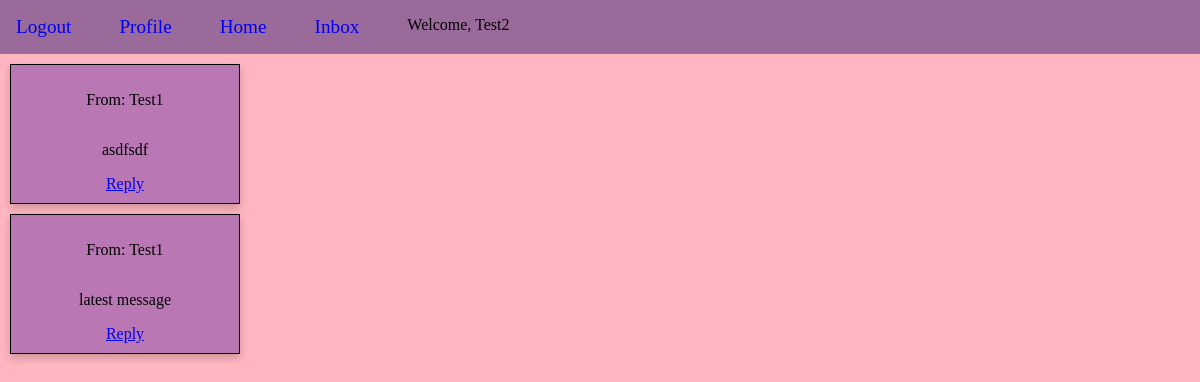
The page /inbox/ (signed in) on the database as committed earlier.
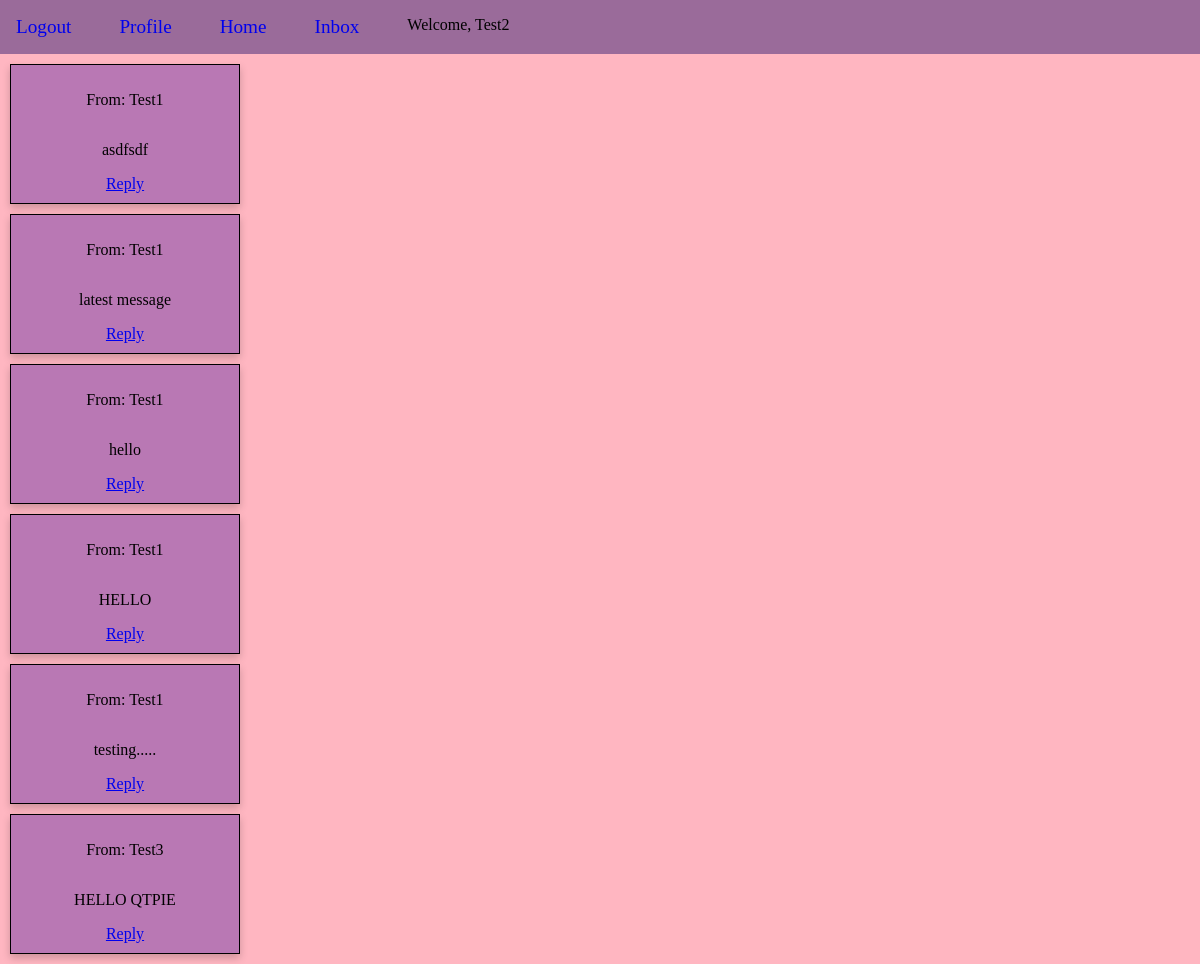
The same page on the database as committed later.
### app/models.py (models this page shows)
class Message(models.Model):
    sender = models.ForeignKey(
        Profile, on_delete=models.CASCADE, null=True, related_name="sent_messages"
    )
    recipient = models.ForeignKey(
        Profile, on_delete=models.CASCADE, related_name="received_messages", null=True
    )
    content = models.TextField(null=True)
    status = models.BooleanField(default=False, null=True)
    received_date = models.DateTimeField(auto_now_add=True, null=True)
    parent_message = models.ForeignKey(
        "self", on_delete=models.CASCADE, null=True, blank=True, related_name="replies"
    )

class Profile(models.Model):
    user = models.OneToOneField(User, null=True, on_delete=models.CASCADE)
    first_name = models.CharField(null=True, max_length=255)
    last_name = models.CharField(null=True, max_length=255)

### app/views.py (the view)
# urls.py: path('inbox/', inbox, name='inbox'),
@login_required
def inbox(request):
    user = request.user.profile
    received_messages = Message.objects.filter(recipient=user)
    return render(request, 'inbox.html', {'received_messages': received_messages})

### app/templates/inbox.html
{% extends "base.html" %}
{% block content %}
{% for message in received_messages %}
    <div class="inboxMSGs">
        <p>From: {{ message.sender.user.username }}</p>
        <p>{{ message.content }}</p>
        <a href="{% url 'message_detail' message.id %}">Reply</a>
    </div>
{% endfor %}
{% endblock content %}

Rows that differ between the two databases and show on the page:
added Message: sender.user.username "Test1", content "hello"
added Message: sender.user.username "Test1", content "HELLO"
added Message: sender.user.username "Test1", content "testing....."
added Message: sender.user.username "Test3", content "HELLO QTPIE"
